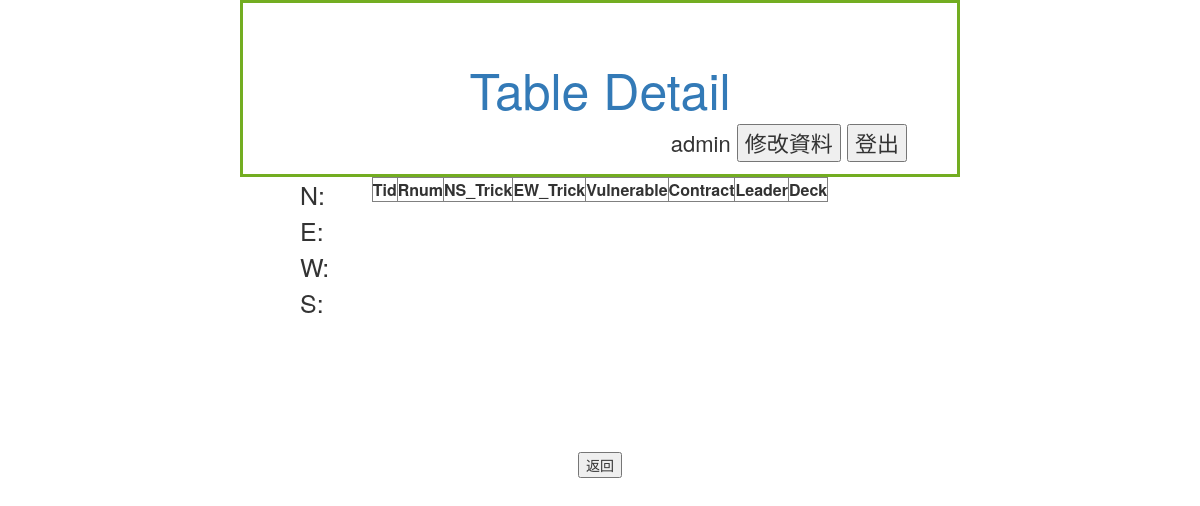
Before: /Table/34 (signed in) with the older database file.
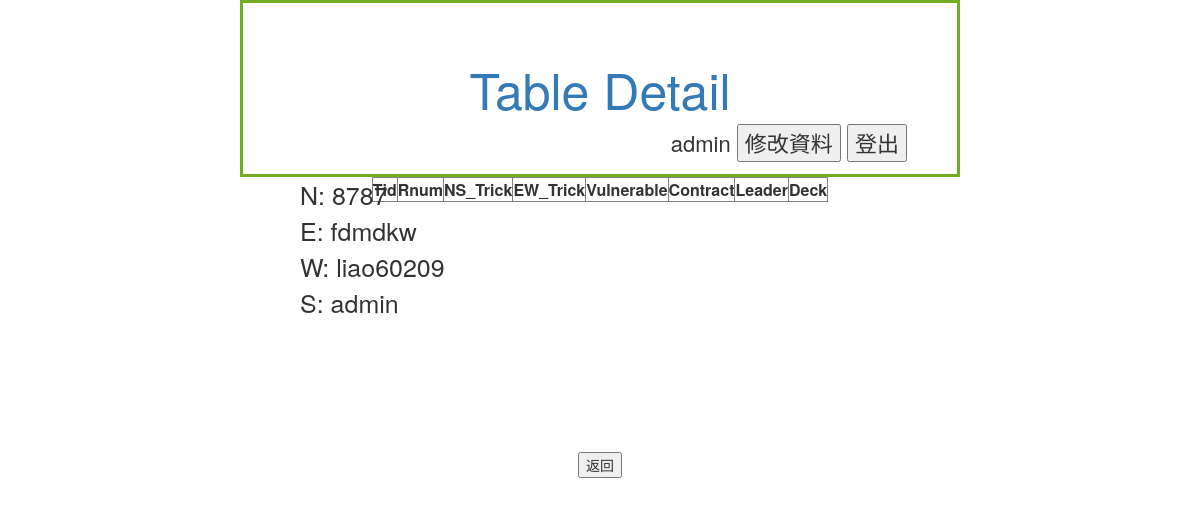
After: the same page with the newer database file.
### Member/models.py (models this page shows, shortened)
class seat(models.Model):
    class Meta:
        unique_together = (('position','TableID'),('PlayerID','TableID'))
    position = models.CharField(max_length=1)   #Eg. N/E/W/S
    TableID = models.ForeignKey('table',on_delete=models.CASCADE)
    PlayerID = models.ForeignKey(User,on_delete=models.SET_NULL,null=True)

### Member/views.py (the view, shortened to what this page needs)
# urls.py: path('Table/',views.tableinformation,name = 'table'),
@login_required(login_url='/Member/login/')
def tableinformation(request,tid='x'):
	permission = False
	seats = seat.objects.filter(PlayerID=request.user.id)
	mytable = []
	for s in seats:
		mytable.append(s.TableID.pk)
	mytable = set(mytable)		#去除重複
	tables = table.objects.filter(pk__in=mytable)		#一般使用者
	if request.user.is_staff==True:
		permission = True			#管理者
		tables = table.objects.all()
	name = Name(request)
	tables = tables.filter(pk=tid)
	Nseat = seat.objects.filter(TableID=tid,position="N")
	Eseat = seat.objects.filter(TableID=tid, position="E")
	Wseat = seat.objects.filter(TableID=tid, position="W")
	Sseat = seat.objects.filter(TableID=tid, position="S")
	Rounds = rounds.objects.filter(T_id=tid)
	'''
	NS_Trick = []
	EW_Trick = []
	for round in Rounds:
		try:
			if(round.declarer == 'N' or round.declarer == 'S'):
				NS_Trick.append(round.result)
				EW_Trick.append(13 - NS_Trick)
			else:
				EW_Trick.append(round.result)
				NS_Trick.append(13 - EW_Trick)
		except:
			print("Table ID: " + round + " table not found\n\n\n\n\n\n")
	'''
	return render(request,"Member/tabledetail.html",locals())

### Member/views.py (called while the page is built)
def Name(request):
	name = request.user.first_name
	if name == "":
		name = request.user.username
	return name

### Member/templates/Member/tabledetail.html (shortened to what this page needs)
{% extends 'Member/base.html' %}
{% load minus_tag %}
{%block title%}
    Table Detail
{%endblock%}
{%block user%}
        {{name}}
        <input type="button" value="修改資料" onclick="location='/Member/modify/'">
        <input type="button" value="登出" onclick="location='/Member/logout/'">
{%endblock%}
{%block content%}
<div style="position:absolute;left:300px;font-size:25px;text-align:justify;">
    N:   {%for seat in Nseat%}{{seat.PlayerID}}{%endfor%}<br>
    E:   {%for seat in Eseat%}{{seat.PlayerID}}{%endfor%}<br>
    W:   {%for seat in Wseat%}{{seat.PlayerID}}{%endfor%}<br>
    S:   {%for seat in Sseat%}{{seat.PlayerID}}{%endfor%}<br>
</div>
<div>
    <table style="text-align:center;" border="1" cellpadding="0" cellspacing="0" align="center" valign="middle">
        <th>Tid</th>
        <th>Rnum</th>
        <th>NS_Trick</th>
        <th>EW_Trick</th>
        <th>Vulnerable</th>
        <th>Contract</th>
        <th>Leader</th>
        <th>Deck</th>
    </table>
</div>
{%endblock%}

Changed rows visible on the page:
added seat: PlayerID "8787"
added seat: PlayerID "fdmdkw"
added seat: PlayerID "liao60209"
added seat: PlayerID "admin"
